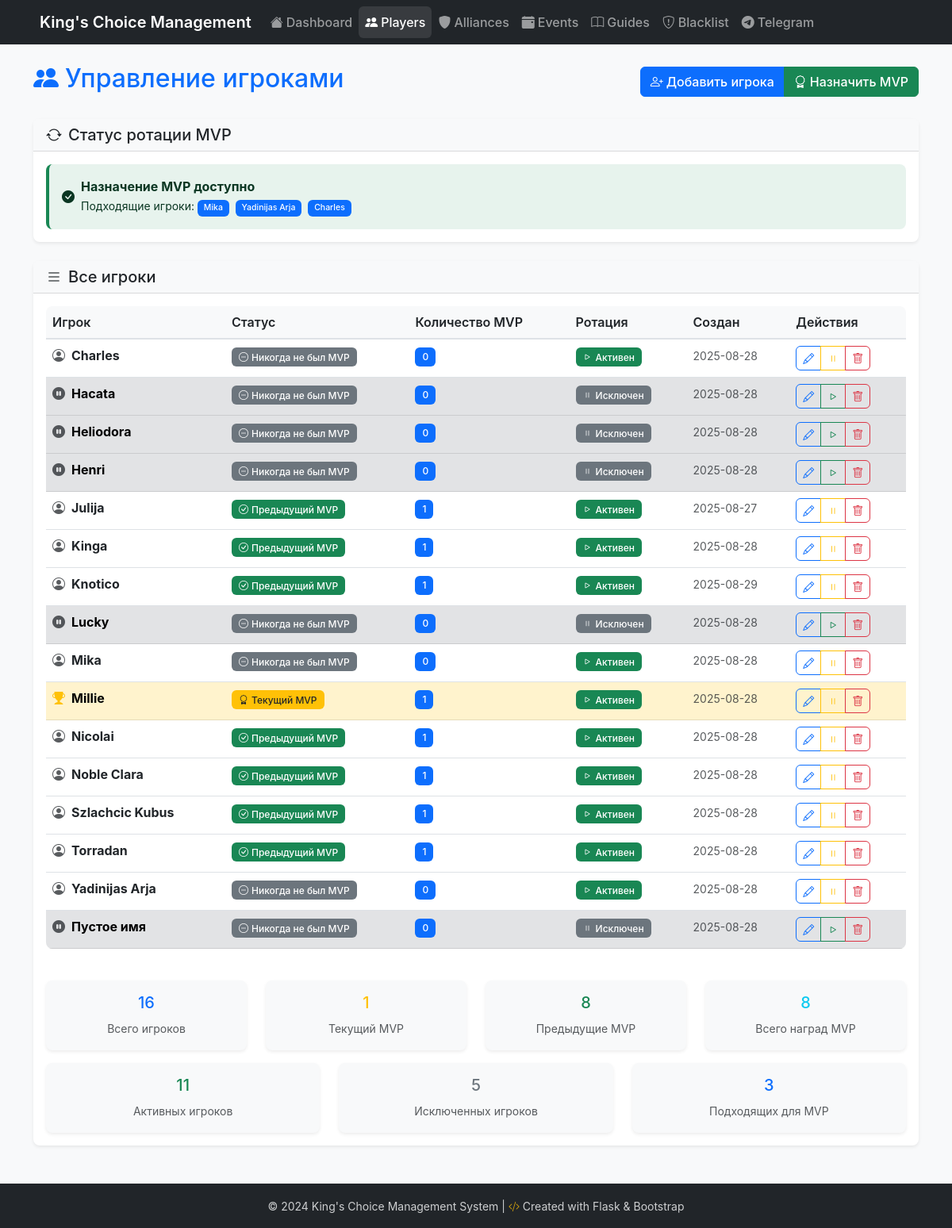
Before: /players/ with the older database file.
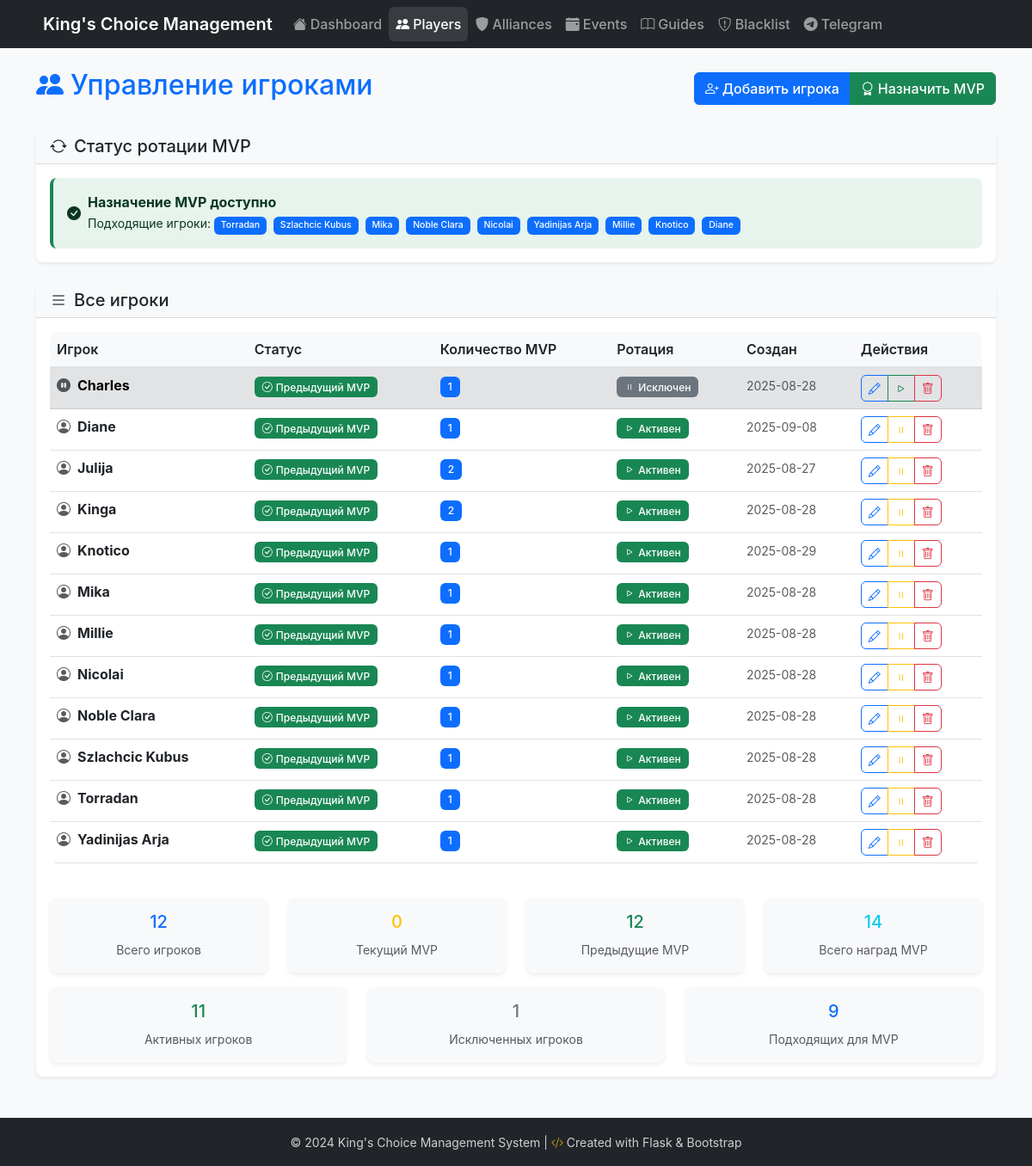
After: the same page with the newer database file.
### models.py (models this page shows, shortened)
class Player(db.Model):
    __tablename__ = 'players'
    id = db.Column(db.Integer, primary_key=True)
    name = db.Column(db.String(100), nullable=False, unique=True)
    is_current_mvp = db.Column(db.Boolean, default=False, nullable=False)
    is_excluded = db.Column(db.Boolean, default=False, nullable=False)
    mvp_count = db.Column(db.Integer, default=0, nullable=False)
    created_at = db.Column(db.DateTime, default=datetime.utcnow)
    updated_at = db.Column(db.DateTime, default=datetime.utcnow, onupdate=datetime.utcnow)
    mvp_assignments = db.relationship('MVPAssignment', backref='player', lazy=True, cascade='all, delete-orphan')

### routes/player_routes.py (the view)
@bp.route('/')
def list_players():
    try:
        players = Player.query.order_by(Player.name).all()
        can_assign = can_assign_mvp()
        eligible_players = get_eligible_players() if can_assign else []
        return render_template('players/list.html',
                             players=players,
                             can_assign_mvp=can_assign,
                             eligible_players=eligible_players)
    except Exception as e:
        print(f"Error in list_players route: {str(e)}")
        return render_template('players/list.html',
                             players=[],
                             error="Failed to load players")

### app.py (called while the page is built)
def get_locale():
    if 'language' in request.cookies:
        return request.cookies.get('language')
    if request.args.get('lang'):
        return request.args.get('lang')
    return request.accept_languages.best_match(app.config['LANGUAGES'].keys()) or app.config['BABEL_DEFAULT_LOCALE']

@app.context_processor
def inject_get_locale():
    return dict(get_locale=get_locale)

### utils/rotation_logic.py (called while the page is built)
def get_models():
    from models import Player, Alliance, MVPAssignment, WinnerAssignment
    return Player, Alliance, MVPAssignment, WinnerAssignment

def can_assign_mvp():
    try:
        Player, Alliance, MVPAssignment, WinnerAssignment = get_models()
        all_active_players = Player.query.filter(Player.is_excluded == False).all()
        if not all_active_players:
            return False  # No active players to assign MVP to
        total_assignments = MVPAssignment.query.count()
        if total_assignments == 0:
            return True  # First assignment is always allowed
        return True
    except Exception as e:
        print(f"Error in can_assign_mvp: {str(e)}")
        return False

### templates/players/list.html (shortened to what the changed rows need)
{% extends "base.html" %}
{% block content %}
<div class="row">
    <div class="col-12">
        <div class="d-flex justify-content-between align-items-center mb-4">
            <h1 class="h2 text-primary">
                <i class="bi bi-people-fill me-2"></i>Управление игроками
            </h1>
        </div>
    </div>
</div>
<div class="row mb-4">
    <div class="col-12">
        <div class="card">
            <div class="card-body">
                {% if can_assign_mvp %}
                    <div class="alert alert-success d-flex align-items-center mb-0">
                        <div>
                            <strong>Назначение MVP доступно</strong><br>
                            <small>Подходящие игроки:
                                {% for player in eligible_players %}
                                    <span class="badge bg-primary me-1">{{ player.name }}</span>
                                {% endfor %}
                            </small>
                        </div>
                    </div>
                {% endif %}
            </div>
        </div>
    </div>
</div>
<div class="row">
    <div class="col-12">
        <div class="card">
            <div class="card-body">
                {% if players %}
                    <div class="table-responsive">
                        <table class="table table-hover">
                            <thead>
                                <tr>
                                    <th>Игрок</th>
                                    <th>Статус</th>
                                    <th>Количество MVP</th>
                                    <th>Ротация</th>
                                    <th>Создан</th>
                                    <th>Действия</th>
                                </tr>
                            </thead>
                            <tbody>
                                {% for player in players %}
                                <tr {% if player.is_current_mvp %}class="table-warning"{% elif player.is_excluded %}class="table-secondary"{% endif %}>
                                    <td>
                                        <div class="d-flex align-items-center">
                                            {% if player.is_current_mvp %}
                                                <i class="bi bi-trophy-fill text-warning me-2" title="Текущий MVP"></i>
                                            {% elif player.is_excluded %}
                                                <i class="bi bi-pause-circle-fill text-muted me-2" title="Исключен из ротации"></i>
                                            {% else %}
                                                <i class="bi bi-person-circle text-muted me-2"></i>
                                            {% endif %}
                                            <strong>
                                                <a href="#" class="text-decoration-none player-name-link"
                                                   data-player-id="{{ player.id }}"
                                                   data-player-name="{{ player.name }}"
                                                   title="Показать историю MVP">
                                                    {{ player.name }}
                                                </a>
                                            </strong>
                                        </div>
                                    </td>
                                    <td>
                                        {% if player.is_current_mvp %}
                                            <span class="badge bg-warning text-dark">
                                                <i class="bi bi-award me-1"></i>Текущий MVP
                                            </span>
                                        {% elif player.mvp_count > 0 %}
                                            <span class="badge bg-success">
                                                <i class="bi bi-check-circle me-1"></i>Предыдущий MVP
                                            </span>
                                        {% else %}
                                            <span class="badge bg-secondary">
                                                <i class="bi bi-dash-circle me-1"></i>Никогда не был MVP
                                            </span>
                                        {% endif %}
                                    </td>
                                    <td>
                                        <span class="badge bg-primary">{{ player.mvp_count }}</span>
                                    </td>
                                    <td>
                                        {% if player.is_excluded %}
                                            <span class="badge bg-secondary">
                                                <i class="bi bi-pause me-1"></i>Исключен
                                            </span>
                                        {% else %}
                                            <span class="badge bg-success">
                                                <i class="bi bi-play me-1"></i>Активен
                                            </span>
                                        {% endif %}
                                    </td>
                                    <td>
                                        <small class="text-muted">
                                            {{ player.created_at.strftime('%Y-%m-%d') if player.created_at }}
                                        </small>
                                    </td>
                                    <td>
                                        <div class="btn-group btn-group-sm">
                                            <a href="{{ url_for('players.edit_player', player_id=player.id) }}"
                                               class="btn btn-outline-primary" title="Редактировать игрока">
                                                <i class="bi bi-pencil"></i>
                                            </a>
                                            {% if player.is_excluded %}
                                                <button type="button" class="btn btn-outline-success"
                                                        title="Включить в ротацию MVP"
                                                        onclick="toggleExclusion('{{ player.name }}', {{ player.id }}, false)">
                                                    <i class="bi bi-play"></i>
                                                </button>
                                            {% else %}
                                                <button type="button" class="btn btn-outline-warning"
                                                        title="Исключить из ротации MVP"
                                                        onclick="toggleExclusion('{{ player.name }}', {{ player.id }}, true)">
                                                    <i class="bi bi-pause"></i>
                                                </button>
                                            {% endif %}
                                            <button type="button" class="btn btn-outline-danger"
                                                    title="Удалить игрока"
                                                    onclick="confirmDelete('{{ player.name }}', {{ player.id }})">
                                                <i class="bi bi-trash"></i>
                                            </button>
                                        </div>
                                    </td>
                                </tr>
                                {% endfor %}
                            </tbody>
                        </table>
                    </div>
                    <div class="row mt-4">
                        <div class="col-md-3">
                            <div class="card bg-light">
                                <div class="card-body text-center">
                                    <h5 class="text-primary">{{ players|length }}</h5>
                                    <small class="text-muted">Всего игроков</small>
                                </div>
                            </div>
                        </div>
                        <div class="col-md-3">
                            <div class="card bg-light">
                                <div class="card-body text-center">
                                    <h5 class="text-warning">
                                        {{ players|selectattr('is_current_mvp', 'equalto', true)|list|length }}
                                    </h5>
                                    <small class="text-muted">Текущий MVP</small>
                                </div>
                            </div>
                        </div>
                        <div class="col-md-3">
                            <div class="card bg-light">
                                <div class="card-body text-center">
                                    <h5 class="text-success">
                                        {{ players|selectattr('mvp_count', 'greaterthan', 0)|list|length }}
                                    </h5>
                                    <small class="text-muted">Предыдущие MVP</small>
                                </div>
                            </div>
                        </div>
                        <div class="col-md-3">
                            <div class="card bg-light">
                                <div class="card-body text-center">
                                    <h5 class="text-info">
                                        {{ players|sum(attribute='mvp_count') }}
                                    </h5>
                                    <small class="text-muted">Всего наград MVP</small>
                                </div>
                            </div>
                        </div>
                    </div>
                    <div class="row mt-3">
                        <div class="col-md-4">
                            <div class="card bg-light">
                                <div class="card-body text-center">
                                    <h5 class="text-success">
                                        {{ players|selectattr('is_excluded', 'equalto', false)|list|length }}
                                    </h5>
                                    <small class="text-muted">Активных игроков</small>
                                </div>
                            </div>
                        </div>
                        <div class="col-md-4">
                            <div class="card bg-light">
                                <div class="card-body text-center">
                                    <h5 class="text-secondary">
                                        {{ players|selectattr('is_excluded', 'equalto', true)|list|length }}
                                    </h5>
                                    <small class="text-muted">Исключенных игроков</small>
                                </div>
                            </div>
                        </div>
                        <div class="col-md-4">
                            <div class="card bg-light">
                                <div class="card-body text-center">
                                    <h5 class="text-primary">
                                        {{ eligible_players|length if eligible_players else 0 }}
                                    </h5>
                                    <small class="text-muted">Подходящих для MVP</small>
                                </div>
                            </div>
                        </div>
                    </div>
                {% endif %}
            </div>
        </div>
    </div>
</div>
{% endblock %}

Changed rows visible on the page:
removed Player: is_current_mvp False (drawn), name "Hacata", mvp_count "0", is_excluded True (drawn), created_at "2025-08-28", shown under "Все игроки"
removed Player: is_current_mvp False (drawn), name "Heliodora", mvp_count "0", is_excluded True (drawn), created_at "2025-08-28", shown under "Все игроки"
removed Player: is_current_mvp False (drawn), name "Henri", mvp_count "0", is_excluded True (drawn), created_at "2025-08-28", shown under "Все игроки"
removed Player: is_current_mvp False (drawn), name "Lucky", mvp_count "0", is_excluded True (drawn), created_at "2025-08-28", shown under "Все игроки"
no longer on one of the page's lists (row edited): Player: name "Charles"
removed Player: is_current_mvp False (drawn), name "Пустое имя", mvp_count "0", is_excluded True (drawn), created_at "2025-08-28", shown under "Все игроки"
now on one of the page's lists (row edited): Player: name "Torradan"
now on one of the page's lists (row edited): Player: name "Szlachcic Kubus"
changed Player "Mika": mvp_count "0" → "1"; mvp_count "Никогда не был MVP" → "Предыдущий MVP"
now on one of the page's lists (row edited): Player: name "Noble Clara"
now on one of the page's lists (row edited): Player: name "Nicolai"
changed Player "Yadinijas Arja": mvp_count "0" → "1"; mvp_count "Никогда не был MVP" → "Предыдущий MVP"
now on one of the page's lists (row edited): Player: name "Millie"
changed Player "Millie": is_current_mvp "Текущий MVP" → "Предыдущий MVP"
now on one of the page's lists (row edited): Player: name "Knotico"
added Player: name "Diane", is_current_mvp False (drawn), mvp_count "1", is_excluded False (drawn), created_at "2025-09-08"
changed Player "Charles": mvp_count "0" → "1"; mvp_count "Никогда не был MVP" → "Предыдущий MVP"; is_excluded "Активен" → "Исключен"
changed Player "Julija": mvp_count "1" → "2"
changed Player "Kinga": mvp_count "1" → "2"
Other visible differences:
{{ players|length }}: "16" → "12"
{{ players|selectattr('is_current_mvp', 'equalto', true)|list|length }}: "1" → "0"
{{ players|selectattr('mvp_count', 'greaterthan', 0)|list|length }}: "8" → "12"
{{ players|sum(attribute='mvp_count') }}: "8" → "14"
{{ players|selectattr('is_excluded', 'equalto', true)|list|length }}: "5" → "1"
{{ eligible_players|length if eligible_players else 0 }}: "3" → "9"
